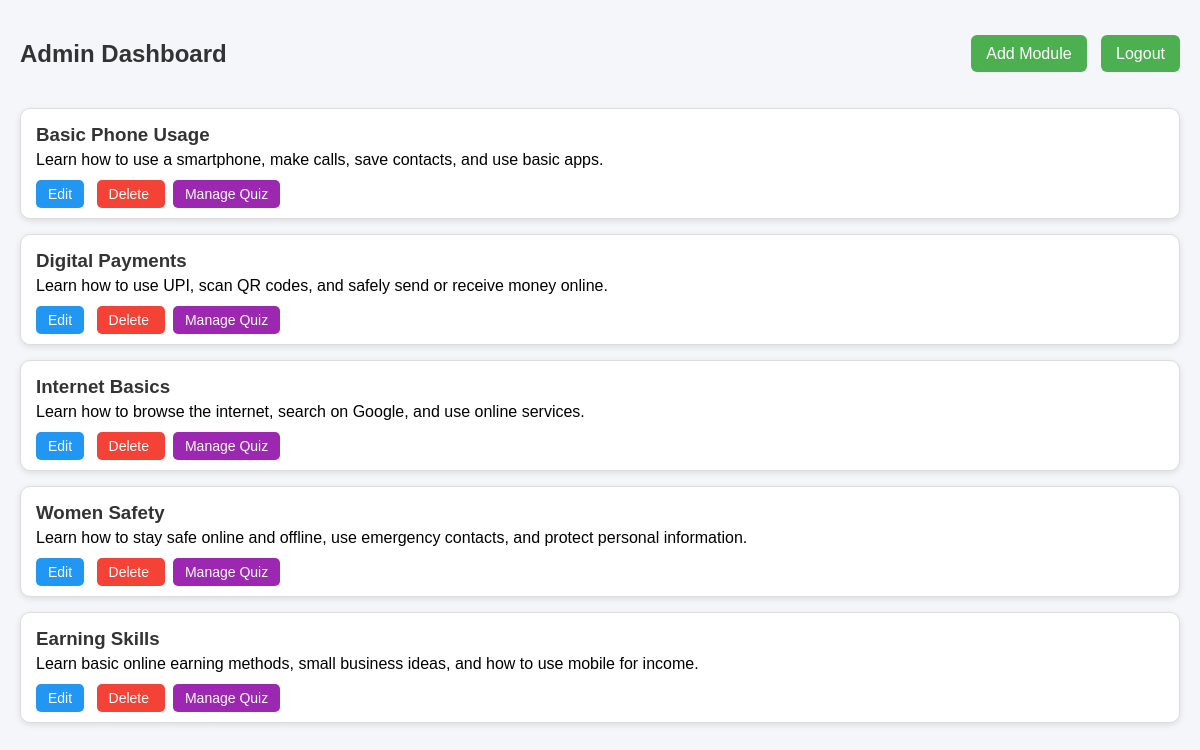
Screenshot of /admin/dashboard.php (signed in) with the database file from the repository.
### tables this page shows
CREATE TABLE `modules` (
  `id` int(11) NOT NULL,
  `title` varchar(200) NOT NULL,
  `description` text NOT NULL,
  `description_te` text DEFAULT NULL,
  `description_hi` text DEFAULT NULL,
  `video_link` varchar(200) NOT NULL,
  `video_link_te` varchar(255) DEFAULT NULL,
  `video_link_hi` varchar(255) DEFAULT NULL,
  `thumbnail` varchar(255) DEFAULT NULL
);

### admin/dashboard.php (the view, shortened to what this page needs)
<?php
include("../includes/db.php");
$modules = mysqli_query($conn,"SELECT * FROM modules");
?>
<!DOCTYPE html>
<html>
<head>
</head>
<body>
<div class="header">
<h2>Admin Dashboard</h2>
<div class="top-buttons">
<a href="add_module.php">Add Module</a>
<a href="index.php">Logout</a>
</div>
</div>
<?php
if(mysqli_num_rows($modules) > 0){
while($row = mysqli_fetch_assoc($modules)){
?>
<div class="module">
<h3><?php echo $row['title']; ?></h3>
<p><?php echo $row['description']; ?></p>
<div class="actions">
<a class="edit" href="edit_module.php?id=<?php echo $row['id']; ?>">Edit</a>
<a class="delete" href="delete_module.php?id=<?php echo $row['id']; ?>"
onclick="return confirm('Are you sure you want to delete this module?')">
Delete
</a>
<a class="quiz" href="quiz_manage.php?module_id=<?php echo $row['id']; ?>">
Manage Quiz
</a>
</div>
</div>
<?php
}
}
else{
echo "<p>No modules available.</p>";
}
?>
</body>
</html>

### admin/dashboard.php (style rules this page uses)
body { font-family: Arial; background:#f4f6f9; margin:0; padding:20px; }
.header { display:flex; justify-content:space-between; align-items:center; margin-bottom:20px; }
h2 { color:#333; }
.top-buttons a { padding:10px 15px; background:#4CAF50; color:white; text-decoration:none; border-radius:6px; margin-left:10px; }
.module { border:1px solid #ddd; padding:15px; margin-top:15px; background:white; border-radius:10px; box-shadow:0px 2px 6px rgba(0,0,0,0.1); }
.module h3 { margin:0; color:#333; }
.module p { margin-top:5px; }
.actions { margin-top:10px; }
.actions a { padding:6px 12px; text-decoration:none; color:white; border-radius:5px; margin-right:8px; font-size:14px; }
.edit { background:#2196F3; }
.delete { background:#f44336; }
.quiz { background:#9C27B0; }

### rows the page displays
modules: title "Basic Phone Usage", description "Learn how to use a smartphone, make calls, save contacts, and use basic apps."
modules: title "Digital Payments", description "Learn how to use UPI, scan QR codes, and safely send or receive money online."
modules: title "Internet Basics", description "Learn how to browse the internet, search on Google, and use online services."
modules: title "Women Safety", description "Learn how to stay safe online and offline, use emergency contacts, and protect personal information."
modules: title "Earning Skills", description "Learn basic online earning methods, small business ideas, and how to use mobile for income."
